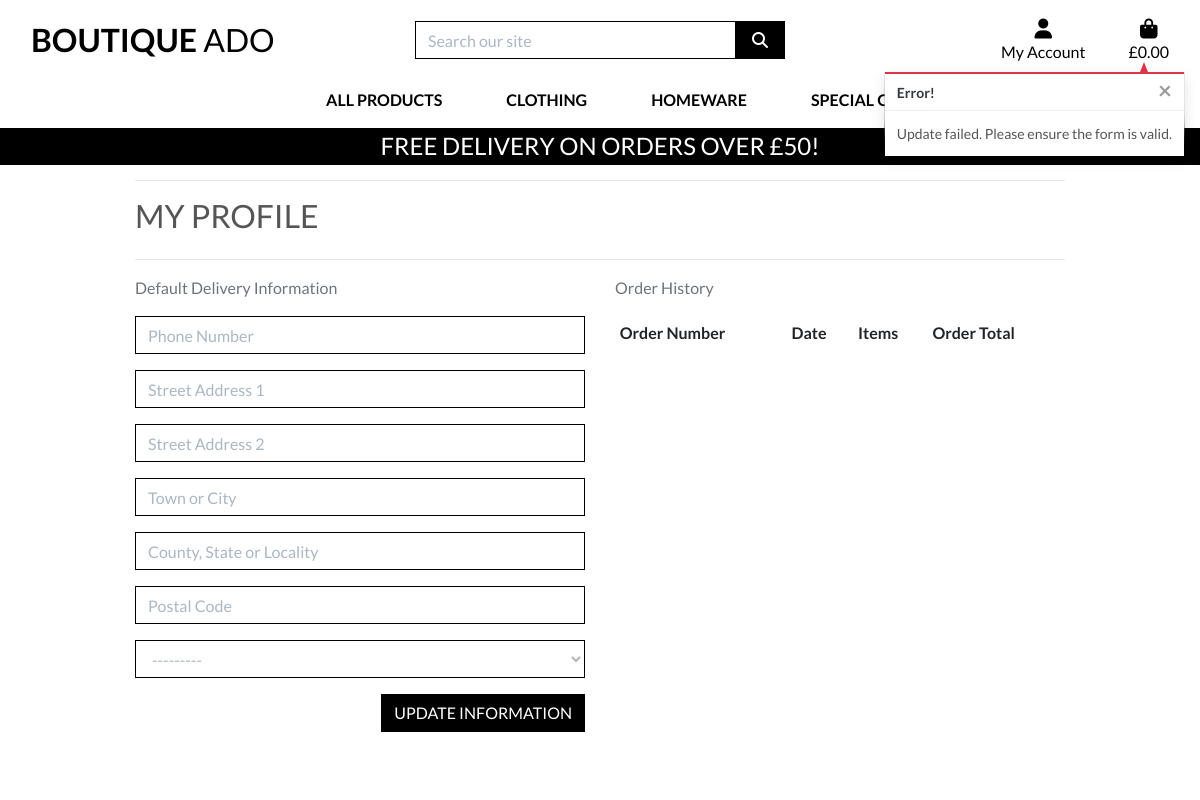
The page /profile/ (signed in) on the database as committed earlier.
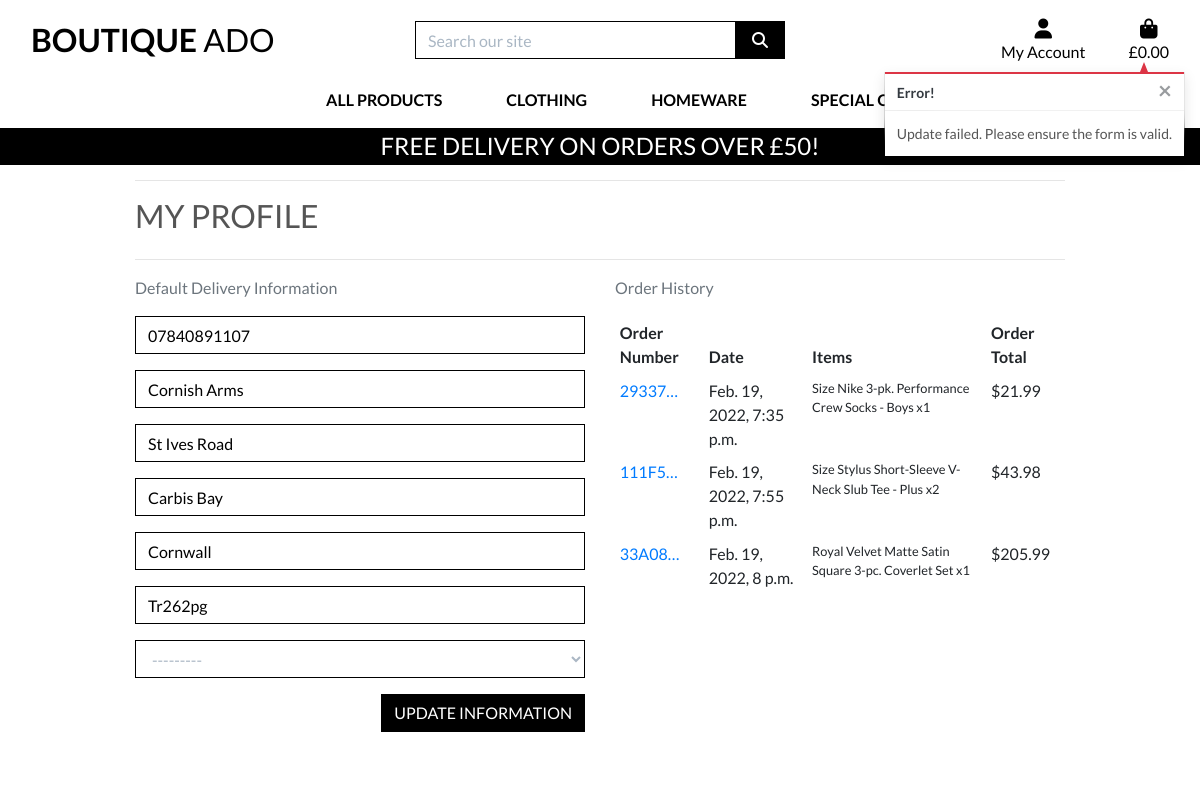
The same page on the database as committed later.
### profiles/models.py (models this page shows, shortened)
class UserProfile(models.Model):
    user = models.OneToOneField(User, on_delete=models.CASCADE)
    default_phone_number = models.CharField(
                                    max_length=20, null=True, blank=True)
    default_street_address1 = models.CharField(max_length=80, null=True, blank=True)
    default_street_address2 = models.CharField(max_length=80, null=True, blank=True)
    default_town_or_city = models.CharField(max_length=40, null=True, blank=True)
    default_county = models.CharField(max_length=80, null=True, blank=True)
    default_postcode = models.CharField(max_length=20, null=True, blank=True)
    default_country = CountryField(blank_label='Country', null=True, blank=True)

### checkout/models.py (models this page shows, shortened)
class Order(models.Model):
    order_number = models.CharField(max_length=32, null=False, editable=False)
    user_profile = models.ForeignKey(UserProfile, on_delete=models.SET_NULL,
                                     null=True, blank=True, related_name='orders')
    full_name = models.CharField(max_length=50, null=False, blank=False)
    email = models.EmailField(max_length=254, null=False, blank=False)
    phone_number = models.CharField(max_length=20, null=False, blank=False)
    country = CountryField(blank_label='Country  *', null=False, blank=False)
    postcode = models.CharField(max_length=20, null=True, blank=True)
    town_or_city = models.CharField(max_length=40, null=False, blank=False)
    street_address1 = models.CharField(max_length=80, null=False, blank=False)
    street_address2 = models.CharField(max_length=80, null=True, blank=True)
    county = models.CharField(max_length=80, null=True, blank=True)
    date = models.DateTimeField(auto_now_add=True)
    delivery_cost = models.DecimalField(max_digits=6, decimal_places=2, null=False, default=0)
    order_total = models.DecimalField(max_digits=10, decimal_places=2, null=False, default=0)
    grand_total = models.DecimalField(max_digits=10, decimal_places=2, null=False, default=0)
    original_bag = models.TextField(null=False, blank=False, default='')
    stripe_pid = models.CharField(max_length=254,null=False, blank=False, default='')

class OrderLineItem(models.Model):
    order = models.ForeignKey(Order, null=False, blank=False, on_delete=models.CASCADE, related_name='lineitems')
    product = models.ForeignKey(Product, null=False, blank=False, on_delete=models.CASCADE)
    product_size = models.CharField(max_length=2, null=True, blank=True) # XS, S, M, L, XL
    quantity = models.IntegerField(null=False, blank=False, default=0)
    lineitem_total = models.DecimalField(max_digits=6, decimal_places=2, null=False, blank=False, editable=False)

### products/models.py (models this page shows, shortened)
class Product(models.Model):
    category = models.ForeignKey('Category', null=True, blank=True, on_delete=models.SET_NULL)
    sku = models.CharField(max_length=254, null=True, blank=True)
    name = models.CharField(max_length=254)
    description = models.TextField()
    has_sizes = models.BooleanField(default=False, null=True, blank=True)
    price = models.DecimalField(max_digits=6, decimal_places=2)
    rating = models.DecimalField(max_digits=6, decimal_places=2, null=True, blank=True)
    image_url = models.URLField(max_length=1024, null=True, blank=True)
    image = models.ImageField(null=True, blank=True)

### profiles/views.py (the view)
# urls.py: path('profile/', include('profiles.urls')),
@login_required
def profile(request):
    profile = get_object_or_404(UserProfile, user=request.user)
    if request.method == 'POST':
        form = UserProfileForm(request.POST, instance=profile)
        if form.is_valid():
            form.save()
            messages.success(request, 'Profile updated successfully')
    else:
        form = UserProfileForm(instance=profile)
        messages.error(request, 'Update failed. Please ensure the form is valid.')
    orders = profile.orders.all()
    template = 'profiles/profile.html'
    context = {
        'form': form,
        'orders': orders,
        'on_profile_page': True
    }
    return render(request, template, context)

### profiles/templates/profiles/profile.html (shortened to what this page needs)
{% extends "base.html" %}
{% load static %}
{% block extra_css %}
    <link rel="stylesheet" href="{% static 'profiles/css/profile.css' %}">
{% endblock %}
{% block page_header %}
    <div class="container header-container">
    </div>
{% endblock %}
{% block content %}
    <div class="overlay"></div>
    <div class="container">
        <div class="row">
            <div class="col">
                <hr>
                <h2 class="logo-font mb-4">My Profile</h2>
                <hr>
            </div>
        </div>
        <div class="row">
            <div class="col-12 col-lg-6">
                <p class="text-muted">Default Delivery Information</p>
                <form class="mt-3" action="{% url 'profile' %}" method="POST" id="profile-update-form">
                    {{ form|crispy }}
                    <button class="btn btn-black rounded-0 text-uppercase float-right">Update Information</button>
                </form>
            </div>
            <div class="col-12 col-lg-6">
                <p class="text-muted">Order History</p>
                <div class="order-history table-responsive">
                    <table class="table table-sm table-borderless">
                        <thead>
                            <tr>
                                <th>Order Number</th>
                                <th>Date</th>
                                <th>Items</th>
                                <th>Order Total</th>
                            </tr>
                        </thead>
                        <tbody>
                            {% for order in orders %}
                                <tr>
                                    <td>
                                        <a href="{% url 'order_history' order.order_number %}"
                                        title="{{ order.order_number }}">
                                            {{ order.order_number|truncatechars:6 }}
                                        </a>
                                    </td>
                                    <td>{{ order.date }}</td>
                                    <td>
                                        <ul class="list-unstyled">
                                            {% for item in order.lineitems.all %}
                                                <li class="small">
                                                    {% if item.product.has_sizes %}
                                                        Size {{ item.product.size|upper }}
                                                    {% endif %}{{ item.product.name }} x{{ item.quantity }}
                                                </li>
                                            {% endfor %}
                                        </ul>
                                    </td>
                                    <td>${{ order.grand_total }}</td>
                                </tr>
                            {% endfor %}
                        </tbody>
                    </table>
                </div>
            </div>
        </div>
{% endblock %}

### templates/base.html (shortened to what this page needs)
{% load static %}
<!doctype html>
<html lang="en">
  <head>
    {% block corecss %}
        <link rel="stylesheet" href="https://stackpath.bootstrapcdn.com/bootstrap/4.4.1/css/bootstrap.min.css">
        <link rel="stylesheet" href="{% static 'css/base.css' %}">
    {% endblock %}
    {% block extra_css %}
    {% endblock %}
  </head>
  <body>
    <header class="container-fluid fixed-top">
      <div id="topnav" class="row bg-white pt-lg-2 d-none d-lg-flex">
          <div class="col-12 col-lg-4 my-auto py-1 py-lg-0 text-center text-lg-left">
              <a href="{% url 'home' %}" class="nav-link main-logo-link">
                  <h2 class="logo-font text-black my-0"><strong>Boutique</strong> Ado</h2>
              </a>
          </div>
          <div class="col-12 col-lg-4 my-auto py-1 py-lg-0">
              <form method="GET" action="{% url 'products' %}">
                  <div class="input-group w-100">
                      <input class="form-control border border-black rounded-0" type="text" name="q" placeholder="Search our site">
                      <div class="input-group-append">
                          <button class="form-control btn btn-black border border-black rounded-0" type="submit">
                              <span class="icon">
                                  <i class="fas fa-search"></i>
                              </span>
                          </button>
                      </div>
                  </div>
              </form>
          </div>
          <div class="col-12 col-lg-4 my-auto py-1 py-lg-0">
              <ul class="list-inline list-unstyled text-center text-lg-right my-0">
                  <li class="list-inline-item dropdown">
                      <a class="text-black nav-link" href="#" id="user-options" data-toggle="dropdown" aria-haspopup="true" aria-expanded="false">
                          <div class="text-center">
                              <div><i class="fas fa-user fa-lg"></i></div>
                              <p class="my-0">My Account</p>
                          </div>
                      </a>
                  </li>
                  <li class="list-inline-item">
                      <a class="{% if grand_total %}text-info font-weight-bold{% else %}text-black{% endif %} nav-link" href="{% url 'view_bag' %}">
                          <div class="text-center">
                              <div><i class="fas fa-shopping-bag fa-lg"></i></div>
                              <p class="my-0">
                                  {% if grand_total %}
                                      £{{ grand_total|floatformat:2 }}
                                  {% else %}
                                      £0.00
                                  {% endif %}
                              </p>
                          </div>
                      </a>
                  </li>
              </ul>
          </div>
      </div>
    <div class="row bg-white">
        <nav class="navbar navbar-expand-lg navbar-light w-100">
            {% include 'includes/mobile-top-header.html' %}
            {% include 'includes/main-nav.html' %}
        </nav>
    </div>
    <div id="delivery-banner" class="row text-center">
        <div class="col bg-black text-white">
            <h4 class="logo-font my-1">Free delivery on orders over £{{ free_delivery_threshold }}!</h4>
        </div>
    </div>
  </header>
    {% if messages %}
        <div class="message-container">
            {% for message in messages %}
                {% with message.level as level %}
                    {% if level == 40 %}
                    {% include 'includes/toasts/toast_error.html' %}
                    {% elif level == 30 %}
                        {% include 'includes/toasts/toast_warning.html' %}
                    {% elif level == 25 %}
                        {% include 'includes/toasts/toast_success.html' %}
                    {% else %}
                        {% include 'includes/toasts/toast_info.html' %}
                    {% endif %}
                {% endwith %}
            {% endfor %}
        </div>
    {% endif %}
    {% block page_header %}
    {% endblock %}
    {% block content %}
    {% endblock %}
  </body>
</html>

### templates/includes/mobile-top-header.html (shortened to what this page needs)
<ul>
  </ul>

### templates/includes/main-nav.html (shortened to what this page needs)
<div class="collapse navbar-collapse" id="main-nav">
    <ul class="navbar-nav w-auto mx-auto">
        <li class="nav-item dropdown">
            <a class="logo-font font-weight-bold nav-link text-black mr-5" href="#" id="all-products-link" data-toggle="dropdown" aria-haspopup="true" aria-expanded="false">
                All Products
            </a>
        </li>
        <li class="nav-item dropdown">
            <a class="logo-font font-weight-bold nav-link text-black mr-5" href="#" id="clothing-link" data-toggle="dropdown" aria-haspopup="true" aria-expanded="false">
                Clothing
            </a>
        </li>
        <li class="nav-item dropdown">
            <a class="logo-font font-weight-bold nav-link text-black mr-5" href="#" id="homeware-link" data-toggle="dropdown" aria-haspopup="true" aria-expanded="false">
                Homeware
            </a>
        </li>
        <li class="nav-item dropdown">
            <a class="logo-font font-weight-bold nav-link text-black" href="#" id="specials-link" data-toggle="dropdown" aria-haspopup="true" aria-expanded="false">
                Special Offers
            </a>
        </li>
    </ul>
</div>

### templates/includes/toasts/toast_error.html
<div class="toast custom-toast rounded-0 border-top-0" data-autohide="false">
    <div class="arrow-up arrow-danger"></div>
    <div class="w-100 toast-capper bg-danger"></div>
    <div class="toast-header bg-white text-dark">
        <strong class="mr-auto">Error!</strong>
        <button type="button" class="ml-2 mb-1 close text-dark" data-dismiss="toast" aria-label="Close">
            <span aria-hidden="true">&times;</span>
        </button>
    </div>
    <div class="toast-body bg-white">
        {{ message }}
    </div>
</div>

Rows that differ between the two databases and show on the page:
changed UserProfile: default_phone_number (not shown) → "07840891107"; default_street_address1 (not shown) → "Cornish Arms"; default_street_address2 (not shown) → "St Ives Road"; default_town_or_city (not shown) → "Carbis Bay"; default_county (not shown) → "Cornwall"; default_postcode (not shown) → "Tr262pg"
added Order: order_number "29337…", date "Feb. 19, 2022, 7:35 p.m.", grand_total "21.99"
added OrderLineItem: product.name "Nike 3-pk. Performance Crew Socks - Boys", quantity "1", shown under "29337…"
added Order: order_number "111F5…", date "Feb. 19, 2022, 7:55 p.m.", grand_total "43.98"
added OrderLineItem: product.name "Stylus Short-Sleeve V-Neck Slub Tee - Plus", quantity "2", shown under "111F5…"
added Order: order_number "33A08…", date "Feb. 19, 2022, 8 p.m.", grand_total "205.99"
added OrderLineItem: product.name "Royal Velvet Matte Satin Square 3-pc. Coverlet Set", quantity "1", shown under "33A08…"
